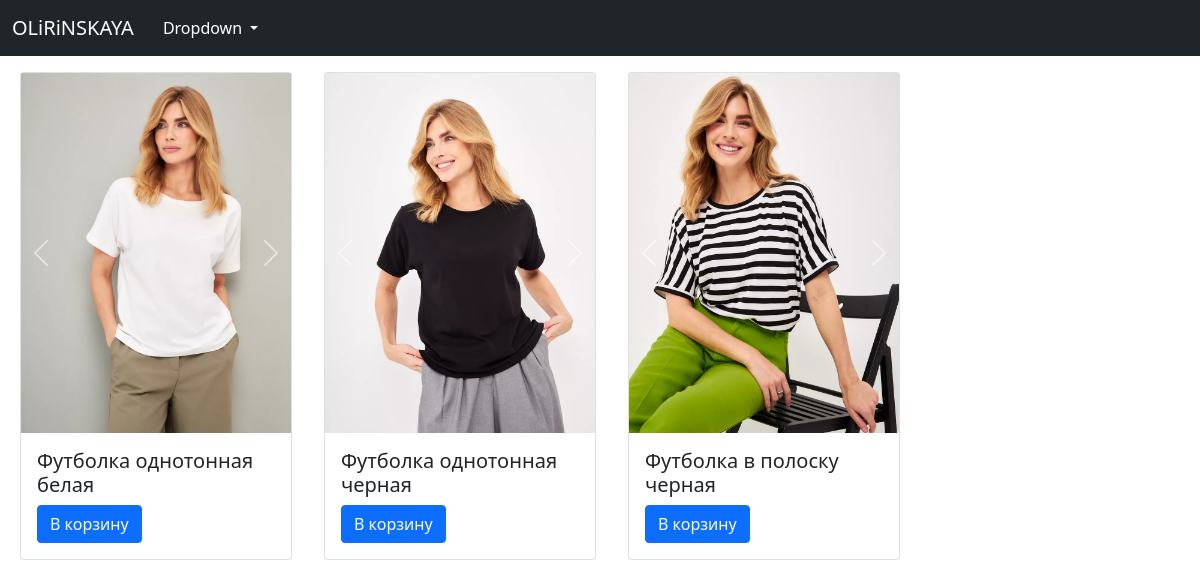
Page /category/2 on the committed database.
### backend/models.py (models this page shows, shortened)
class Image(models.Model):
    product = models.ForeignKey(Product, related_name='product_image', on_delete=models.CASCADE)
    image = models.FileField(upload_to='images', null=True, blank=True)

class Product(models.Model):
    name = models.CharField(max_length=255)
    price = models.IntegerField()
    description = models.TextField()
    category = models.ForeignKey(Category, related_name='category', on_delete=models.CASCADE)
    created = models.DateTimeField(auto_now_add=True)

### backend/views.py (the view)
# urls.py: path('category/<int:category_id>', CategoryList.as_view(), name='category')
class CategoryList(ListView):
    model = Product
    template_name = 'category.html'
    context_object_name = 'products'
    def get_queryset(self) -> QuerySet[Any]:
        return Product.objects.filter(category=self.kwargs['category_id'])
    def get_context_data(self, **kwargs: Any) -> dict[str, Any]:
        context = super().get_context_data(**kwargs)
        cat = Category.objects.get(id=self.kwargs['category_id'])
        context['category'] = cat
        context["categories"] = Category.objects.all()
        return context

### backend/templates/category.html (shortened to what this page needs)
{% block content %}
    {% include "products.html" %}
{% endblock content %}

### backend/templates/products.html (shortened to what this page needs)
{% extends 'layout/base.html' %}
{% block content %}
<div class="row row-cols-1 row-cols-md-2 row-cols-lg-4 gap-2 mt-3 mx-2">
  {% if products %}
    {% for product in products %}
      <div class='col'>
        <div class="card">
          <div id="carouselExampleControlsNoTouching{{product.id}}" class="carousel slide" data-bs-touch="false" data-bs-interval="false">
            <div class="carousel-inner">
              {% for image in product.product_image.all %}
              <div class="carousel-item {% if forloop.first %}active{% endif %}">
                <img src="{{ image.image.url }}" class="d-block w-100" alt="...">
              </div>
              {% endfor %}
            </div>
            <button class="carousel-control-prev" type="button" data-bs-target="#carouselExampleControlsNoTouching{{product.id}}" data-bs-slide="prev">
              <span class="carousel-control-prev-icon" aria-hidden="true"></span>
            </button>
            <button class="carousel-control-next" type="button" data-bs-target="#carouselExampleControlsNoTouching{{product.id}}" data-bs-slide="next">
              <span class="carousel-control-next-icon" aria-hidden="true"></span>
            </button>
          </div>
          <div class="card-body">
            <h5 class="card-title">{{ product.name }}</h5>
            <a href="{% url 'product' product.id %}" class="btn btn-primary">В корзину</a>
          </div>
        </div>
      </div>
    {% endfor %}
  {% else %}
    <h2>No products</h2>
  {% endif %}
</div>
{% endblock content %}

### rows in the picture
Product: name "Футболка однотонная белая"
Image: image (picture)
Product: name "Футболка однотонная черная"
Image: image (picture)
Product: name "Футболка в полоску черная"
Image: image (picture)
